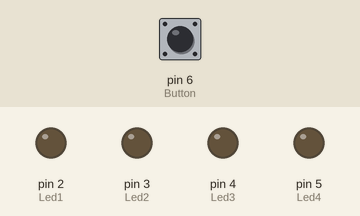
Recording of a sketch running on a simulated Arduino Uno, built with avr-gcc and run on an emulated ATmega328P. On the bench: output pins drawn as LEDs (lit = HIGH). The test bench sets the inputs (shaded band); at power-on: pin 6 (Button) LOW.

Above: at 1.2 s.
1.3 s: pin 6 (Button) pulled HIGH for 0.15 s
At 1.37 s:
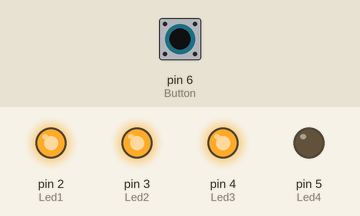
2.9 s: pin 6 (Button) pulled HIGH for 3.2 s
At 7.2 s:
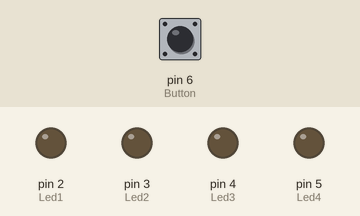
Timing chart, 0 to 8.7 s (numbered marks = the images above; inputs shaded):
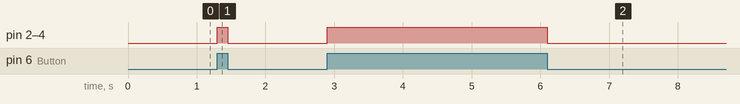

Measured:
- after the input at 1.3 s, pin 2 (Led1), pin 3 (Led2), pin 4 (Led3): LOW → HIGH at once, → LOW 0.15 s later
- after the input at 2.9 s, pin 2 (Led1), pin 3 (Led2), pin 4 (Led3): LOW → HIGH at once, → LOW 3.2 s later

The sketch:

14.DigitalReadButtonUsing.ino
```cpp
int Led1=2,Led2=3,Led3=4,Led4=5,Button=6;

void setup() {
pinMode(Led1,OUTPUT);
pinMode(Led2,OUTPUT);
pinMode(Led3,OUTPUT);
pinMode(Led4,OUTPUT);
pinMode(Button,INPUT);
}

void loop() {

if(digitalRead(Button)==HIGH){
  digitalWrite(Led1,HIGH);
  digitalWrite(Led2,HIGH);
  digitalWrite(Led3,HIGH);
  digitalWrite(Led4,LOW);
}else{
  digitalWrite(Led1,LOW);
  digitalWrite(Led2,LOW);
  digitalWrite(Led3,LOW);
  digitalWrite(Led4,LOW);
}
}
```
